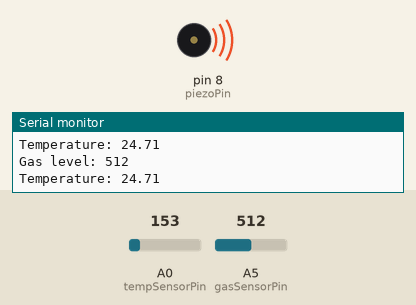
This sketch was run on a simulated Arduino Uno, built with avr-gcc and run on an emulated ATmega328P. Parts: buzzer (waves = sounding, pin HIGH), the last lines printed to the serial monitor. The inputs (shaded band) are chosen by the test bench; at power-on: A5 (gasSensorPin) = 512, A0 (tempSensorPin) = 153.

Above: at 1.8 s.
1.9 s: A5 (gasSensorPin) set to 489
At 3.2 s:
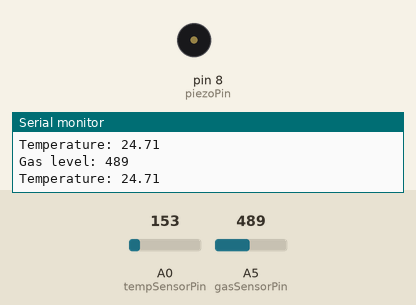
3.5 s: A5 (gasSensorPin) set to 510
At 4.9 s:
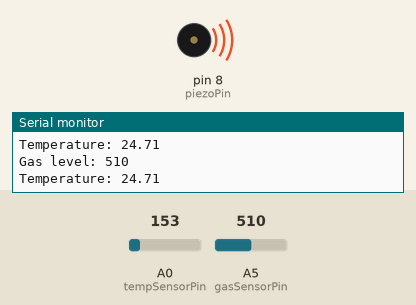
5.5 s: A5 (gasSensorPin) set to 490
At 6.5 s:
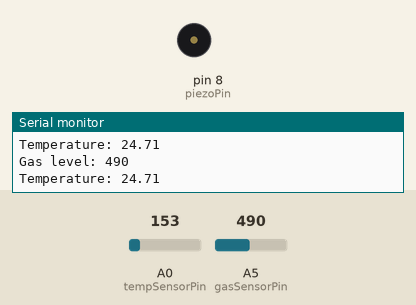
Timing chart, 0 to 8.5 s (numbered marks = the images above; inputs shaded):
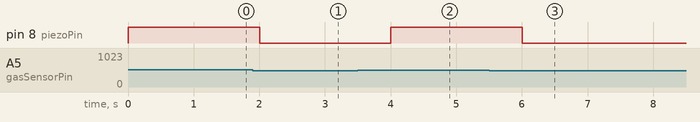

The sketch:

prac2.ino
```cpp
const int gasSensorPin = A5;
const int tempSensorPin = A0;
const int piezoPin = 8;

void setup() {
  Serial.begin(9600);
  pinMode(piezoPin, OUTPUT);
}

void loop() {
  int gasLevel = analogRead(gasSensorPin);
  int temp = analogRead(tempSensorPin);

  float voltage = (temp * 5.0) / 1024;
  float temperature = (voltage - 0.5) * 100;

  Serial.print("Gas level: ");
  Serial.println(gasLevel);

  Serial.print("Temperature: ");
  Serial.println(temperature);

  if (temperature > 100) {
    digitalWrite(piezoPin, HIGH);
  } else {
    digitalWrite(piezoPin, LOW);
  }

  if (gasLevel > 500) {
    digitalWrite(piezoPin, HIGH);
  } else {
    digitalWrite(piezoPin, LOW);
  }

  delay(1000);
}
```

Measured:
- the behaviour switches between 501 and 500 on A5 (gasSensorPin) (found by bisection; images 0 and 1)
- after the input at 1.9 s, pin 8 (piezoPin): HIGH → LOW after 0.10 s
- after the input at 3.5 s, pin 8 (piezoPin): LOW → HIGH after 0.51 s
- after the input at 5.5 s, pin 8 (piezoPin): HIGH → LOW after 0.51 s
